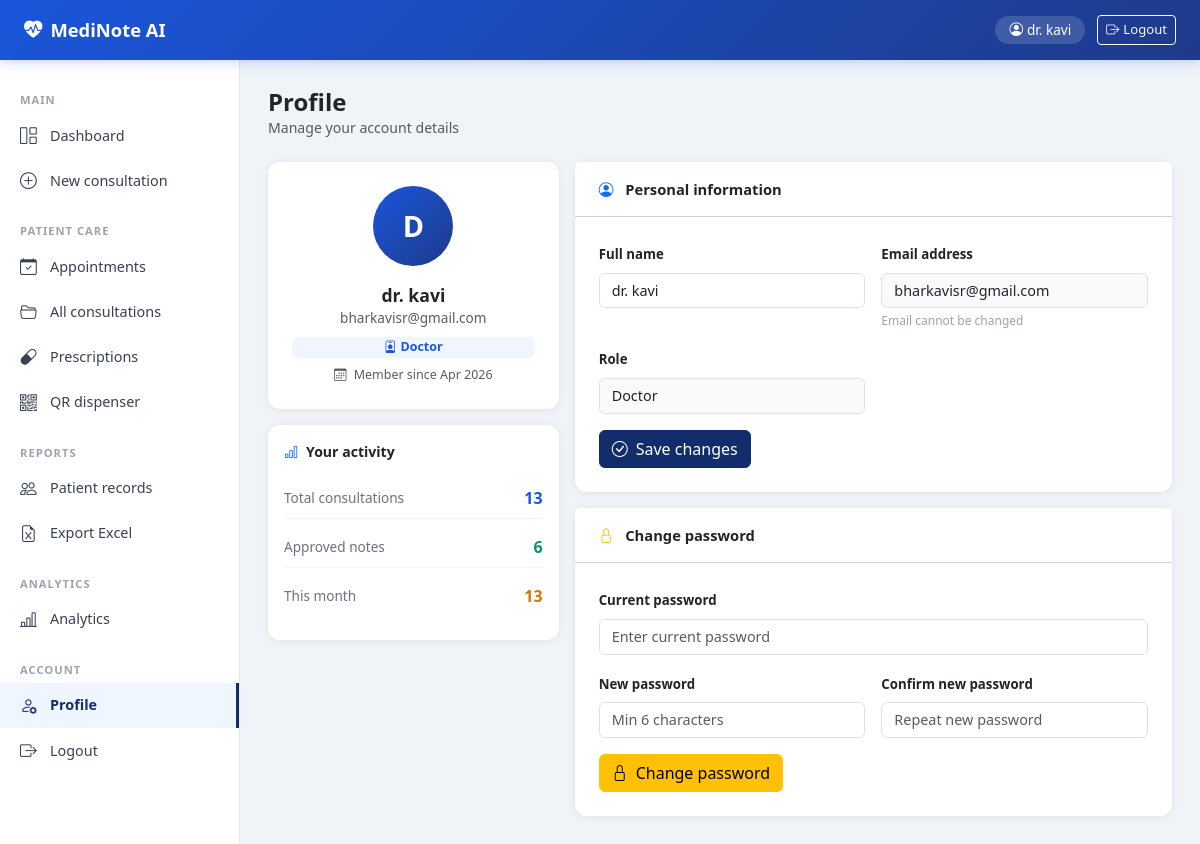
Screenshot of /profile (signed in) with the database file from the repository.
### models/consultation.py (models this page shows, shortened)
class User(UserMixin, db.Model):
    __tablename__ = "users"
    id            = db.Column(db.Integer, primary_key=True)
    name          = db.Column(db.String(100), nullable=False)
    email         = db.Column(db.String(120), unique=True, nullable=False)
    password_hash = db.Column(db.String(200))
    role          = db.Column(db.String(20), default="doctor")
    created_at    = db.Column(db.DateTime, default=datetime.utcnow)

### routes/patients.py (the view, shortened to what this page needs)
@patients_bp.route("/profile", methods=["GET","POST"])
@login_required
def profile():
    from models.consultation import Consultation
    from datetime import datetime
    total     = Consultation.query.filter_by(
        doctor_name=current_user.name).count()
    approved  = Consultation.query.filter_by(
        doctor_name=current_user.name, status="approved").count()
    this_month = Consultation.query.filter(
        Consultation.doctor_name == current_user.name,
        Consultation.created_at >= datetime.now().replace(day=1)
    ).count()
    return render_template("profile.html",
        total=total, approved=approved, this_month=this_month)

### models/consultation.py (called while the page is built)
@login_manager.user_loader
def load_user(user_id):
    return User.query.get(int(user_id))

### templates/profile.html (shortened to what this page needs)
{% extends "base.html" %}
{% block content %}
<div class="mb-4">
  <h4 class="fw-bold mb-0">Profile</h4>
  <p class="text-muted mb-0" style="font-size:.88rem">
    Manage your account details
  </p>
</div>
<div class="row g-3">
  <div class="col-md-4">
    <div class="card text-center p-4 mb-3">
      <div style="width:80px;height:80px;border-radius:50%;
                  background:linear-gradient(135deg,#1a56db,#1e3a8a);
                  display:flex;align-items:center;justify-content:center;
                  font-size:1.8rem;font-weight:700;color:#fff;
                  margin:0 auto 16px">
        {{ current_user.name[0].upper() }}
      </div>
      <div class="fw-bold" style="font-size:1.1rem">
        {{ current_user.name }}
      </div>
      <div class="text-muted" style="font-size:.85rem">
        {{ current_user.email }}
      </div>
      <span class="badge mt-2" style="background:#eff6ff;color:#1a56db;font-size:.78rem">
        <i class="bi bi-person-badge me-1"></i>{{ current_user.role | capitalize }}
      </span>
      <div class="text-muted mt-2" style="font-size:.78rem">
        <i class="bi bi-calendar3 me-1"></i>
        Member since {{ current_user.created_at.strftime("%b %Y") }}
      </div>
    </div>
    <div class="card p-3">
      <div class="fw-bold mb-3" style="font-size:.88rem">
        <i class="bi bi-bar-chart me-2 text-primary"></i>Your activity
      </div>
      {% for label, value, color in [
        ("Total consultations", total,      "#1a56db"),
        ("Approved notes",      approved,   "#059669"),
        ("This month",          this_month, "#d97706")
      ] %}
      <div class="d-flex justify-content-between align-items-center mb-2 py-2"
           style="border-bottom:{{ '1px solid #f3f4f6' if not loop.last else 'none' }}">
        <span style="font-size:.85rem;color:#6b7280">{{ label }}</span>
        <span class="fw-bold" style="color:{{ color }}">{{ value }}</span>
      </div>
      {% endfor %}
    </div>
  </div>
  <div class="col-md-8">
    <div class="card mb-3">
      <div class="card-header bg-white py-3 px-4">
        <div class="fw-bold" style="font-size:.92rem">
          <i class="bi bi-person-circle me-2 text-primary"></i>
          Personal information
        </div>
      </div>
      <div class="card-body p-4">
        <form method="POST">
          <div class="row g-3">
            <div class="col-md-6">
              <label class="form-label fw-semibold" style="font-size:.83rem">
                Full name
              </label>
              <input type="text" name="name" class="form-control"
                     value="{{ current_user.name }}" required
                     style="font-size:.9rem"/>
            </div>
            <div class="col-md-6">
              <label class="form-label fw-semibold" style="font-size:.83rem">
                Email address
              </label>
              <input type="email" class="form-control"
                     value="{{ current_user.email }}" disabled
                     style="font-size:.9rem;background:#f9fafb"/>
              <div style="font-size:.75rem;color:#9ca3af;margin-top:4px">
                Email cannot be changed
              </div>
            </div>
            <div class="col-md-6">
              <label class="form-label fw-semibold" style="font-size:.83rem">
                Role
              </label>
              <input type="text" class="form-control"
                     value="{{ current_user.role | capitalize }}" disabled
                     style="font-size:.9rem;background:#f9fafb"/>
            </div>
          </div>
          <button type="submit" class="btn btn-primary mt-3">
            <i class="bi bi-check-circle me-2"></i>Save changes
          </button>
        </form>
      </div>
    </div>
    <div class="card">
      <div class="card-header bg-white py-3 px-4">
        <div class="fw-bold" style="font-size:.92rem">
          <i class="bi bi-lock me-2 text-warning"></i>
          Change password
        </div>
      </div>
      <div class="card-body p-4">
        <form method="POST">
          <div class="row g-3">
            <div class="col-12">
              <label class="form-label fw-semibold" style="font-size:.83rem">
                Current password
              </label>
              <input type="password" name="current_password"
                     class="form-control" required style="font-size:.9rem"
                     placeholder="Enter current password"/>
            </div>
            <div class="col-md-6">
              <label class="form-label fw-semibold" style="font-size:.83rem">
                New password
              </label>
              <input type="password" name="new_password"
                     class="form-control" required style="font-size:.9rem"
                     placeholder="Min 6 characters"/>
            </div>
            <div class="col-md-6">
              <label class="form-label fw-semibold" style="font-size:.83rem">
                Confirm new password
              </label>
              <input type="password" name="confirm_password"
                     class="form-control" required style="font-size:.9rem"
                     placeholder="Repeat new password"/>
            </div>
          </div>
          <button type="submit" class="btn btn-warning mt-3">
            <i class="bi bi-lock me-2"></i>Change password
          </button>
        </form>
      </div>
    </div>
  </div>
</div>
{% endblock %}

### templates/base.html (shortened to what this page needs)
<!DOCTYPE html>
<html lang="en">
<head>
  <link href="https://cdn.jsdelivr.net/npm/bootstrap@5.3.0/dist/css/bootstrap.min.css" rel="stylesheet"/>
  <link href="https://cdn.jsdelivr.net/npm/bootstrap-icons@1.10.5/font/bootstrap-icons.css" rel="stylesheet"/>
</head>
<body>
{% set authenticated = current_user.is_authenticated %}
{% if authenticated %}
<div class="topbar">
  <a href="{{ url_for('dashboard.dashboard') }}" class="topbar-brand">
    <i class="bi bi-heart-pulse-fill"></i>MediNote AI
  </a>
  <div class="topbar-user">
    <span class="user-pill"><i class="bi bi-person-circle me-1"></i>{{ current_user.name }}</span>
    <a href="{{ url_for('auth.logout') }}" class="btn btn-sm btn-outline-light" style="font-size:.82rem">
      <i class="bi bi-box-arrow-right me-1"></i>Logout
    </a>
  </div>
</div>
<div class="sidebar">
    <div class="sidebar-label">Main</div>
    <a href="{{ url_for('dashboard.dashboard') }}"
       class="sidebar-link {% if request.endpoint == 'dashboard.dashboard' %}active{% endif %}">
      <i class="bi bi-grid-1x2"></i>Dashboard
    </a>
    <a href="{{ url_for('consultation.consent') }}"
       class="sidebar-link {% if request.endpoint in ['consultation.consent','consultation.upload'] %}active{% endif %}">
      <i class="bi bi-plus-circle"></i>New consultation
    </a>
    <div class="sidebar-label mt-2">Patient care</div>
    <a href="{{ url_for('patients.appointments') }}"
       class="sidebar-link {% if request.endpoint == 'patients.appointments' %}active{% endif %}">
      <i class="bi bi-calendar-check"></i>Appointments
    </a>
    <a href="{{ url_for('dashboard.all_consultations') }}"
       class="sidebar-link {% if request.endpoint == 'dashboard.all_consultations' %}active{% endif %}">
      <i class="bi bi-folder2-open"></i>All consultations
    </a>
    <a href="{{ url_for('patients.prescriptions') }}"
       class="sidebar-link {% if request.endpoint == 'patients.prescriptions' %}active{% endif %}">
      <i class="bi bi-capsule"></i>Prescriptions
    </a>
    <a href="{{ url_for('patients.qr_dispenser') }}"
       class="sidebar-link {% if request.endpoint == 'patients.qr_dispenser' %}active{% endif %}">
      <i class="bi bi-qr-code"></i>QR dispenser
    </a>
    <div class="sidebar-label mt-2">Reports</div>
    <a href="{{ url_for('patients.patient_list') }}"
       class="sidebar-link {% if request.endpoint in ['patients.patient_list','patients.patient_detail'] %}active{% endif %}">
      <i class="bi bi-people"></i>Patient records
    </a>
    <a href="{{ url_for('consultation.export_excel') }}"
       class="sidebar-link">
      <i class="bi bi-file-earmark-excel"></i>Export Excel
    </a>
    <div class="sidebar-label mt-2">Analytics</div>
    <a href="{{ url_for('patients.analytics') }}"
       class="sidebar-link {% if request.endpoint == 'patients.analytics' %}active{% endif %}">
      <i class="bi bi-bar-chart-line"></i>Analytics
    </a>
    <div class="sidebar-label mt-2">Account</div>
    <a href="{{ url_for('patients.profile') }}"
       class="sidebar-link {% if request.endpoint == 'patients.profile' %}active{% endif %}">
      <i class="bi bi-person-gear"></i>Profile
    </a>
    <a href="{{ url_for('auth.logout') }}" class="sidebar-link">
      <i class="bi bi-box-arrow-right"></i>Logout
    </a>
  </div>
{% endif %}
{% if authenticated %}
<div class="main-content">
{% else %}
<div class="container mt-4">
{% endif %}
  {% block content %}{% endblock %}
</div>
</body>
</html>

### templates/base.html (style rules this page uses)
:root { --primary:#112d6b; --primary-dk:#1341b8; --sidebar-w:240px; }
body { background:#f0f4f8; font-family:'Segoe UI',sans-serif; margin:0; }
.topbar { height:60px; background:linear-gradient(135deg,#1a56db 0%,#1e3a8a 100%); display:flex; align-items:center; padding:0 24px; position:fixed; top:0; left:0; right:0; z-index:1000; box-shadow:0 2px 12px rgba(26,86,219,.25); }
.topbar-brand { font-size:1.15rem; font-weight:700; color:#fff; text-decoration:none; }
.topbar-brand i { margin-right:8px; }
.topbar-user { margin-left:auto; display:flex; align-items:center; gap:12px; }
.user-pill { background:rgba(255,255,255,.15); border-radius:20px; padding:4px 14px; color:#fff; font-size:.85rem; }
.sidebar { width:var(--sidebar-w); background:#fff; position:fixed; top:60px; left:0; bottom:0; border-right:1px solid #e5e7eb; padding:20px 0; overflow-y:auto; z-index:900; }
.sidebar-label { font-size:.7rem; font-weight:700; color:#9ca3af; letter-spacing:1px; text-transform:uppercase; padding:12px 20px 4px; }
.sidebar-link { display:flex; align-items:center; gap:10px; padding:10px 20px; color:#374151; text-decoration:none; font-size:.9rem; transition:background .15s; }
.sidebar-link.active { background:#eff6ff; color:var(--primary); border-right:3px solid var(--primary); font-weight:600; }
.sidebar-link i { font-size:1.05rem; width:20px; }
.main-content { margin-left:var(--sidebar-w); margin-top:60px; padding:28px; min-height:calc(100vh - 60px); }
.card { border:none!important; border-radius:12px!important; box-shadow:0 1px 8px rgba(0,0,0,.07)!important; }
.btn-primary { background:var(--primary)!important; border-color:var(--primary)!important; }

### rows the page displays
User: name "dr. kavi", name "D", email "bharkavisr@gmail.com", role "Doctor", created_at "Apr 2026"

### other values shown
{{ label }} "Total consultations" "Approved notes" "This month"
{{ value }} "13" "6" "13"
